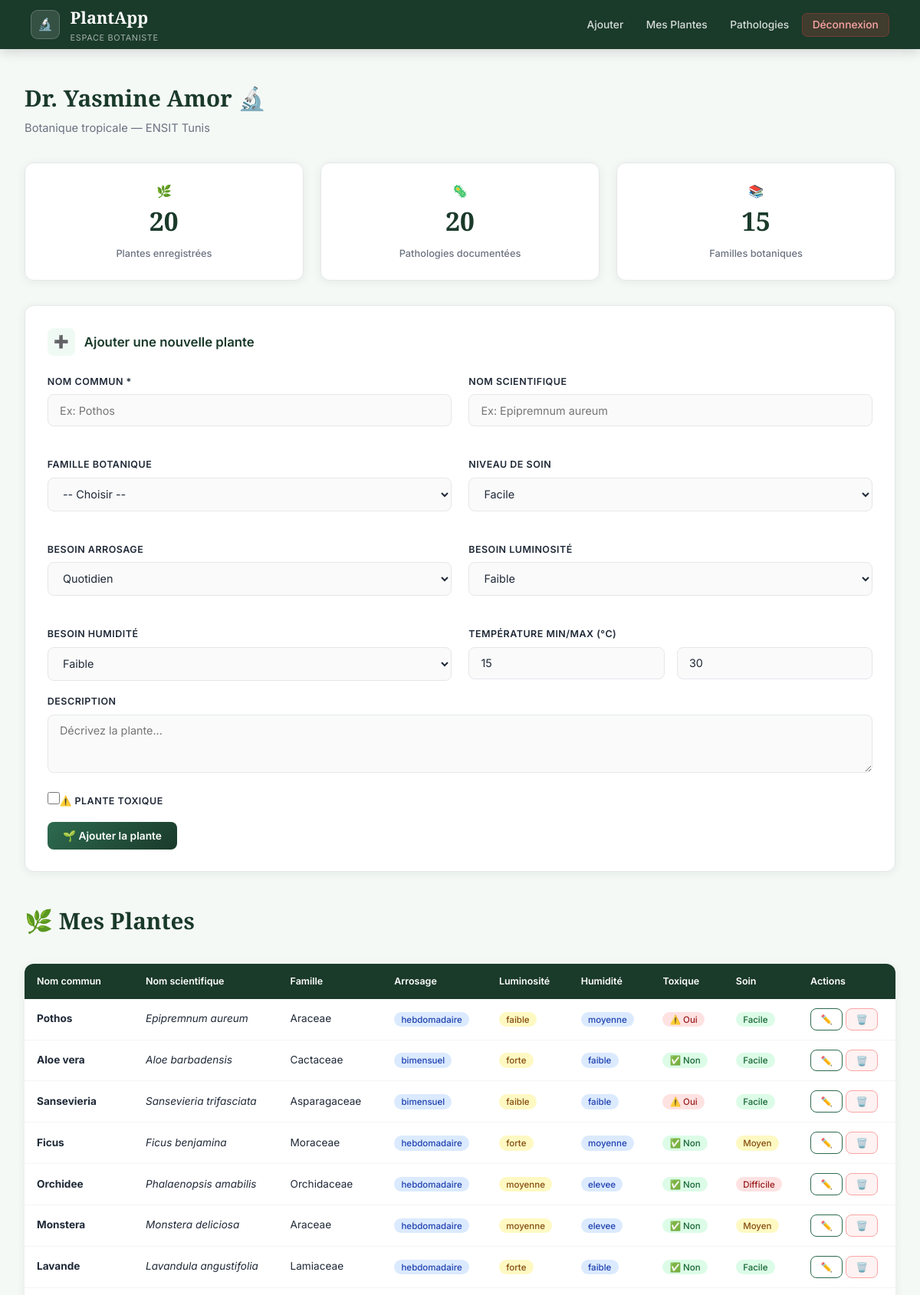
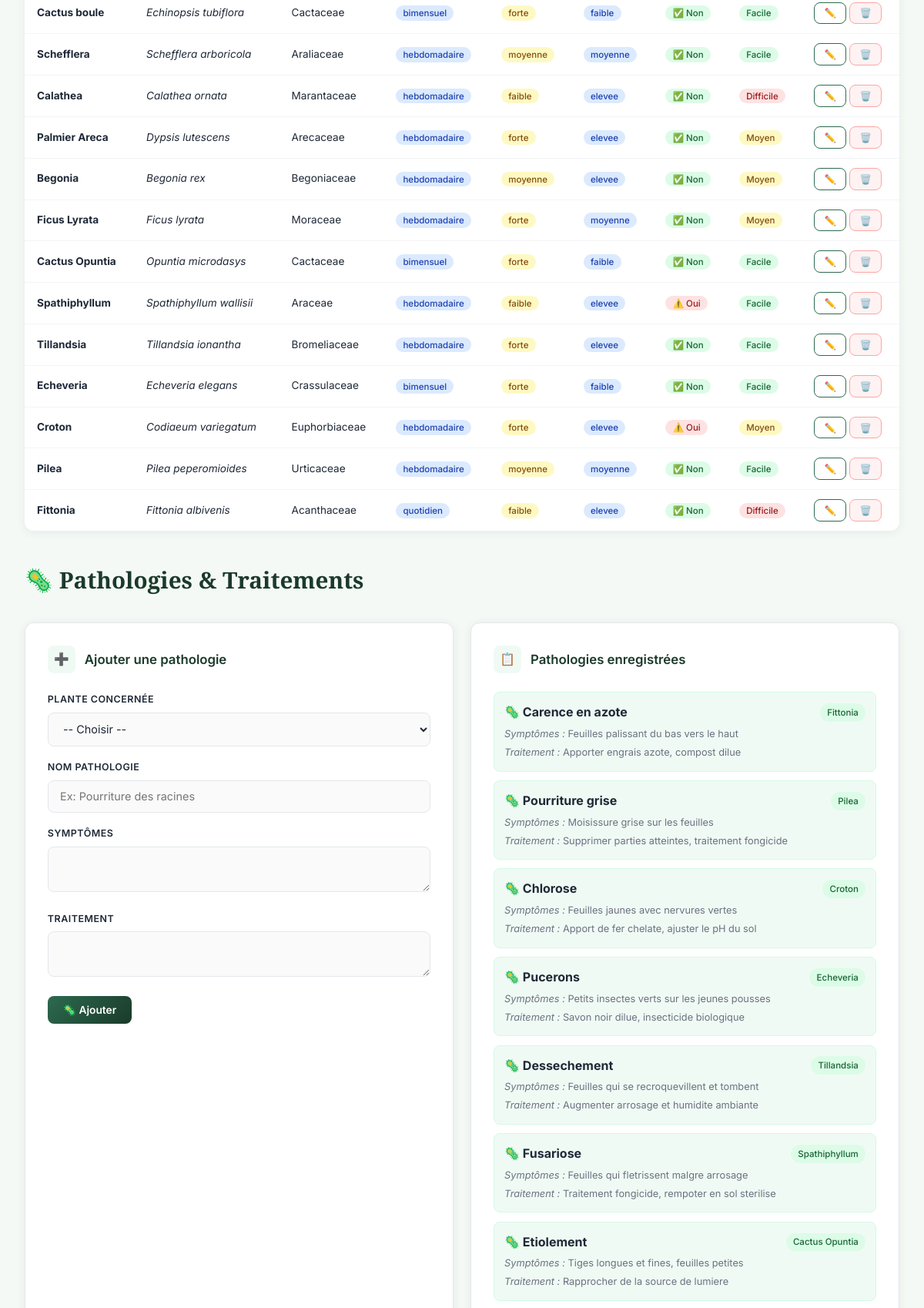
Screenshot of /botaniste.php (signed in, upper part) with the database file from the repository (2 pictures, top to bottom).
### tables this page shows
CREATE TABLE Botaniste (
    id_utilisateur INT PRIMARY KEY,
    specialite     VARCHAR(150),
    institution    VARCHAR(150),
    FOREIGN KEY (id_utilisateur) REFERENCES Utilisateur(id_utilisateur) ON DELETE CASCADE
);

CREATE TABLE Plante (
    id_plante         INT AUTO_INCREMENT PRIMARY KEY,
    nom_commun        VARCHAR(150) NOT NULL,
    nom_scientifique  VARCHAR(200),
    id_famille        INT,
    description       TEXT,
    toxicite          TINYINT(1) DEFAULT 0,
    niveau_soin       ENUM('facile','moyen','difficile') DEFAULT 'facile',
    besoin_arrosage   ENUM('quotidien','hebdomadaire','bimensuel') DEFAULT 'hebdomadaire',
    besoin_luminosite ENUM('faible','moyenne','forte') DEFAULT 'moyenne',
    besoin_humidite   ENUM('faible','moyenne','elevee') DEFAULT 'moyenne',
    temperature_min   DECIMAL(4,1) DEFAULT 15.0,
    temperature_max   DECIMAL(4,1) DEFAULT 30.0,
    image_url         VARCHAR(500),
    id_botaniste      INT,
    date_ajout        DATETIME DEFAULT CURRENT_TIMESTAMP,
    FOREIGN KEY (id_famille)   REFERENCES Famille(id_famille),
    FOREIGN KEY (id_botaniste) REFERENCES Botaniste(id_utilisateur)
);

CREATE TABLE Famille (
    id_famille  INT AUTO_INCREMENT PRIMARY KEY,
    nom_famille VARCHAR(100) NOT NULL,
    description TEXT
);

CREATE TABLE Pathologie (
    id_pathologie  INT AUTO_INCREMENT PRIMARY KEY,
    id_plante      INT NOT NULL,
    nom_pathologie VARCHAR(150) NOT NULL,
    symptomes      TEXT,
    traitement     TEXT,
    FOREIGN KEY (id_plante) REFERENCES Plante(id_plante) ON DELETE CASCADE
);

### botaniste.php (the view, shortened to what this page needs)
<?php
$conn = getConnection();
$uid  = $_SESSION['user_id'];
$r = $conn->prepare("SELECT u.*,b.specialite,b.institution FROM Utilisateur u LEFT JOIN Botaniste b ON b.id_utilisateur=u.id_utilisateur WHERE u.id_utilisateur=?");
$r->bind_param("i",$uid); $r->execute();
$profil = $r->get_result()->fetch_assoc();
$res_fam=$conn->query("SELECT * FROM Famille");
$familles=($res_fam!==false)?$res_fam->fetch_all(MYSQLI_ASSOC):[];
$res_pl=$conn->query("SELECT p.*,f.nom_famille FROM Plante p LEFT JOIN Famille f ON f.id_famille=p.id_famille ORDER BY p.date_ajout DESC");
$plantes=($res_pl!==false)?$res_pl->fetch_all(MYSQLI_ASSOC):[];
$res_pa=$conn->query("SELECT pa.*,pl.nom_commun FROM Pathologie pa JOIN Plante pl ON pl.id_plante=pa.id_plante ORDER BY pa.id_pathologie DESC");
$pathos=($res_pa!==false)?$res_pa->fetch_all(MYSQLI_ASSOC):[];
$res_st=$conn->query("SELECT COUNT(*) as total FROM Plante");
$stats=($res_st!==false)?$res_st->fetch_assoc():['total'=>0];
?>
<!DOCTYPE html>
<html lang="fr">
<head>
  <link rel="stylesheet" href="style.css">
</head>
<body>
<nav class="navbar">
  <a href="botaniste.php" class="navbar-brand">
    <div class="logo-icon">🔬</div>
    <div><h1>PlantApp</h1><span>Espace Botaniste</span></div>
  </a>
  <ul class="navbar-nav">
    <li><a href="#ajouter" class="active">Ajouter</a></li>
    <li><a href="#mes-plantes">Mes Plantes</a></li>
    <li><a href="#pathologies">Pathologies</a></li>
    <li><a href="logout.php" class="btn-logout">Déconnexion</a></li>
  </ul>
</nav>
<div class="main-container">
  <div class="page-header">
    <h2>Dr. <?= htmlspecialchars($_SESSION['nom']) ?> 🔬</h2>
    <p><?= htmlspecialchars($profil['specialite']??'') ?> — <?= htmlspecialchars($profil['institution']??'') ?></p>
  </div>
  <div class="grid-3" style="margin-bottom:2rem;">
    <div class="stat-card"><div class="stat-icon">🌿</div><div class="stat-value"><?= $stats['total'] ?></div><div class="stat-label">Plantes enregistrées</div></div>
    <div class="stat-card"><div class="stat-icon">🦠</div><div class="stat-value"><?= count($pathos) ?></div><div class="stat-label">Pathologies documentées</div></div>
    <div class="stat-card"><div class="stat-icon">📚</div><div class="stat-value"><?= count($familles) ?></div><div class="stat-label">Familles botaniques</div></div>
  </div>
  <section id="ajouter">
    <div class="card">
      <div class="card-header"><div class="card-icon">➕</div><h3 class="card-title">Ajouter une nouvelle plante</h3></div>
      <form method="POST">
        <div class="grid-2">
          <div class="form-group"><label>Nom commun *</label><input type="text" name="nom_commun" required placeholder="Ex: Pothos"></div>
          <div class="form-group"><label>Nom scientifique</label><input type="text" name="nom_scientifique" placeholder="Ex: Epipremnum aureum"></div>
          <div class="form-group"><label>Famille botanique</label>
            <select name="id_famille"><option value="">-- Choisir --</option>
            </select></div>
          <div class="form-group"><label>Niveau de soin</label>
            <select name="niveau_soin"><option value="facile">Facile</option><option value="moyen">Moyen</option><option value="difficile">Difficile</option></select></div>
          <div class="form-group"><label>Besoin arrosage</label>
            <select name="besoin_arrosage"><option value="quotidien">Quotidien</option><option value="hebdomadaire">Hebdomadaire</option><option value="bimensuel">Bimensuel</option></select></div>
          <div class="form-group"><label>Besoin luminosité</label>
            <select name="besoin_luminosite"><option value="faible">Faible</option><option value="moyenne">Moyenne</option><option value="forte">Forte</option></select></div>
          <div class="form-group"><label>Besoin humidité</label>
            <select name="besoin_humidite"><option value="faible">Faible</option><option value="moyenne">Moyenne</option><option value="elevee">Élevée</option></select></div>
          <div class="form-group"><label>Température min/max (°C)</label>
            <div style="display:flex;gap:1rem;">
              <input type="number" name="temperature_min" value="15" step="0.5" style="width:50%">
              <input type="number" name="temperature_max" value="30" step="0.5" style="width:50%">
            </div></div>
        </div>
        <div class="form-group"><label>Description</label><textarea name="description" rows="3" placeholder="Décrivez la plante..."></textarea></div>
        <div class="form-group checkbox-group"><label class="checkbox-label"><input type="checkbox" name="toxicite"><span>⚠️ Plante toxique</span></label></div>
        <button type="submit" name="add_plante" class="btn btn-primary">🌱 Ajouter la plante</button>
      </form>
    </div>
  </section>
  <section id="mes-plantes" style="margin-top:2.5rem;">
    <div class="page-header"><h2>🌿 Mes Plantes</h2></div>
    <?php if(empty($plantes)): ?>
      <div class="empty-state"><div class="empty-icon">🌱</div><p>Aucune plante enregistrée.</p></div>
    <?php else: ?>
    <div class="table-wrapper">
      <table class="data-table">
        <thead><tr><th>Nom commun</th><th>Nom scientifique</th><th>Famille</th><th>Arrosage</th><th>Luminosité</th><th>Humidité</th><th>Toxique</th><th>Soin</th><th>Actions</th></tr></thead>
        <tbody>
          <?php foreach($plantes as $p): ?>
          <tr>
            <td><strong><?= htmlspecialchars($p['nom_commun']) ?></strong></td>
            <td><em><?= htmlspecialchars($p['nom_scientifique']??'-') ?></em></td>
            <td><?= htmlspecialchars($p['nom_famille']??'-') ?></td>
            <td><span class="tag tag-blue"><?= $p['besoin_arrosage'] ?></span></td>
            <td><span class="tag tag-yellow"><?= $p['besoin_luminosite'] ?></span></td>
            <td><span class="tag tag-blue"><?= $p['besoin_humidite'] ?></span></td>
            <td><?= $p['toxicite']?'<span class="tag tag-red">⚠️ Oui</span>':'<span class="tag tag-green">✅ Non</span>' ?></td>
            <td><span class="tag tag-<?= $p['niveau_soin']==='facile'?'green':($p['niveau_soin']==='moyen'?'yellow':'red') ?>"><?= ucfirst($p['niveau_soin']) ?></span></td>
            <td>
              <button class="btn btn-sm btn-outline" onclick="openEditModal(<?= htmlspecialchars(json_encode($p)) ?>)">✏️</button>
              <form method="POST" style="display:inline;" onsubmit="return confirm('Supprimer ?')">
                <button type="submit" name="del_plante" class="btn btn-sm btn-danger">🗑️</button>
              </form>
            </td>
          </tr>
          <?php endforeach; ?>
        </tbody>
      </table>
    </div>
    <?php endif; ?>
  </section>
  <section id="pathologies" style="margin-top:2.5rem;">
    <div class="page-header"><h2>🦠 Pathologies & Traitements</h2></div>
    <div class="grid-2">
      <div class="card">
        <div class="card-header"><div class="card-icon">➕</div><h3 class="card-title">Ajouter une pathologie</h3></div>
        <form method="POST">
          <div class="form-group"><label>Plante concernée</label>
            <select name="id_plante_patho" required><option value="">-- Choisir --</option>
            </select></div>
          <div class="form-group"><label>Nom pathologie</label><input type="text" name="nom_pathologie" required placeholder="Ex: Pourriture des racines"></div>
          <div class="form-group"><label>Symptômes</label><textarea name="symptomes" rows="2"></textarea></div>
          <div class="form-group"><label>Traitement</label><textarea name="traitement" rows="2"></textarea></div>
          <button type="submit" name="add_patho" class="btn btn-primary">🦠 Ajouter</button>
        </form>
      </div>
      <div class="card">
        <div class="card-header"><div class="card-icon">📋</div><h3 class="card-title">Pathologies enregistrées</h3></div>
        <?php if(empty($pathos)): ?>
          <div class="empty-state"><p>Aucune pathologie.</p></div>
        <?php else: ?>
        <div class="patho-list">
          <?php foreach($pathos as $pa): ?>
          <div class="patho-item">
            <div class="patho-header"><strong>🦠 <?= htmlspecialchars($pa['nom_pathologie']) ?></strong><span class="tag tag-green"><?= htmlspecialchars($pa['nom_commun']) ?></span></div>
            <?php if($pa['symptomes']): ?><p><em>Symptômes :</em> <?= htmlspecialchars($pa['symptomes']) ?></p><?php endif; ?>
            <?php if($pa['traitement']): ?><p><em>Traitement :</em> <?= htmlspecialchars($pa['traitement']) ?></p><?php endif; ?>
          </div>
          <?php endforeach; ?>
        </div>
        <?php endif; ?>
      </div>
    </div>
  </section>
</div>
</body>
</html>

### rows the page displays
botaniste: specialite "Botanique tropicale", institution "ENSIT Tunis"
plante: nom_commun "Pothos", nom_scientifique "Epipremnum aureum", id_famille.nom_famille "Araceae", besoin_arrosage "hebdomadaire", besoin_luminosite "faible", besoin_humidite "moyenne", toxicite "⚠️ Oui", niveau_soin "Facile"
plante: nom_commun "Aloe vera", nom_scientifique "Aloe barbadensis", id_famille.nom_famille "Cactaceae", besoin_arrosage "bimensuel", besoin_luminosite "forte", besoin_humidite "faible", toxicite "✅ Non", niveau_soin "Facile"
plante: nom_commun "Sansevieria", nom_scientifique "Sansevieria trifasciata", id_famille.nom_famille "Asparagaceae", besoin_arrosage "bimensuel", besoin_luminosite "faible", besoin_humidite "faible", toxicite "⚠️ Oui", niveau_soin "Facile"
plante: nom_commun "Ficus", nom_scientifique "Ficus benjamina", id_famille.nom_famille "Moraceae", besoin_arrosage "hebdomadaire", besoin_luminosite "forte", besoin_humidite "moyenne", toxicite "✅ Non", niveau_soin "Moyen"
plante: nom_commun "Orchidee", nom_scientifique "Phalaenopsis amabilis", id_famille.nom_famille "Orchidaceae", besoin_arrosage "hebdomadaire", besoin_luminosite "moyenne", besoin_humidite "elevee", toxicite "✅ Non", niveau_soin "Difficile"
plante: nom_commun "Monstera", nom_scientifique "Monstera deliciosa", id_famille.nom_famille "Araceae", besoin_arrosage "hebdomadaire", besoin_luminosite "moyenne", besoin_humidite "elevee", toxicite "✅ Non", niveau_soin "Moyen"
plante: nom_commun "Lavande", nom_scientifique "Lavandula angustifolia", id_famille.nom_famille "Lamiaceae", besoin_arrosage "hebdomadaire", besoin_luminosite "forte", besoin_humidite "faible", toxicite "✅ Non", niveau_soin "Facile"
plante: nom_commun "Cactus boule", nom_scientifique "Echinopsis tubiflora", id_famille.nom_famille "Cactaceae", besoin_arrosage "bimensuel", besoin_luminosite "forte", besoin_humidite "faible", toxicite "✅ Non", niveau_soin "Facile"
plante: nom_commun "Schefflera", nom_scientifique "Schefflera arboricola", id_famille.nom_famille "Araliaceae", besoin_arrosage "hebdomadaire", besoin_luminosite "moyenne", besoin_humidite "moyenne", toxicite "✅ Non", niveau_soin "Facile"
plante: nom_commun "Calathea", nom_scientifique "Calathea ornata", id_famille.nom_famille "Marantaceae", besoin_arrosage "hebdomadaire", besoin_luminosite "faible", besoin_humidite "elevee", toxicite "✅ Non", niveau_soin "Difficile"
plante: nom_commun "Palmier Areca", nom_scientifique "Dypsis lutescens", id_famille.nom_famille "Arecaceae", besoin_arrosage "hebdomadaire", besoin_luminosite "forte", besoin_humidite "elevee", toxicite "✅ Non", niveau_soin "Moyen"
plante: nom_commun "Begonia", nom_scientifique "Begonia rex", id_famille.nom_famille "Begoniaceae", besoin_arrosage "hebdomadaire", besoin_luminosite "moyenne", besoin_humidite "elevee", toxicite "✅ Non", niveau_soin "Moyen"
plante: nom_commun "Ficus Lyrata", nom_scientifique "Ficus lyrata", id_famille.nom_famille "Moraceae", besoin_arrosage "hebdomadaire", besoin_luminosite "forte", besoin_humidite "moyenne", toxicite "✅ Non", niveau_soin "Moyen"
plante: nom_commun "Cactus Opuntia", nom_scientifique "Opuntia microdasys", id_famille.nom_famille "Cactaceae", besoin_arrosage "bimensuel", besoin_luminosite "forte", besoin_humidite "faible", toxicite "✅ Non", niveau_soin "Facile"
plante: nom_commun "Spathiphyllum", nom_scientifique "Spathiphyllum wallisii", id_famille.nom_famille "Araceae", besoin_arrosage "hebdomadaire", besoin_luminosite "faible", besoin_humidite "elevee", toxicite "⚠️ Oui", niveau_soin "Facile"
plante: nom_commun "Tillandsia", nom_scientifique "Tillandsia ionantha", id_famille.nom_famille "Bromeliaceae", besoin_arrosage "hebdomadaire", besoin_luminosite "forte", besoin_humidite "elevee", toxicite "✅ Non", niveau_soin "Facile"
plante: nom_commun "Echeveria", nom_scientifique "Echeveria elegans", id_famille.nom_famille "Crassulaceae", besoin_arrosage "bimensuel", besoin_luminosite "forte", besoin_humidite "faible", toxicite "✅ Non", niveau_soin "Facile"
plante: nom_commun "Croton", nom_scientifique "Codiaeum variegatum", id_famille.nom_famille "Euphorbiaceae", besoin_arrosage "hebdomadaire", besoin_luminosite "forte", besoin_humidite "elevee", toxicite "⚠️ Oui", niveau_soin "Moyen"
plante: nom_commun "Pilea", nom_scientifique "Pilea peperomioides", id_famille.nom_famille "Urticaceae", besoin_arrosage "hebdomadaire", besoin_luminosite "moyenne", besoin_humidite "moyenne", toxicite "✅ Non", niveau_soin "Facile"
plante: nom_commun "Fittonia", nom_scientifique "Fittonia albivenis", id_famille.nom_famille "Acanthaceae", besoin_arrosage "quotidien", besoin_luminosite "faible", besoin_humidite "elevee", toxicite "✅ Non", niveau_soin "Difficile"
pathologie: nom_pathologie "Carence en azote", id_plante.nom_commun "Fittonia", symptomes "Feuilles palissant du bas vers le haut", traitement "Apporter engrais azote, compost dilue"
pathologie: nom_pathologie "Pourriture grise", id_plante.nom_commun "Pilea", symptomes "Moisissure grise sur les feuilles", traitement "Supprimer parties atteintes, traitement fongicide"
pathologie: nom_pathologie "Chlorose", id_plante.nom_commun "Croton", symptomes "Feuilles jaunes avec nervures vertes", traitement "Apport de fer chelate, ajuster le pH du sol"
pathologie: nom_pathologie "Pucerons", id_plante.nom_commun "Echeveria", symptomes "Petits insectes verts sur les jeunes pousses", traitement "Savon noir dilue, insecticide biologique"
pathologie: nom_pathologie "Dessechement", id_plante.nom_commun "Tillandsia", symptomes "Feuilles qui se recroquevillent et tombent", traitement "Augmenter arrosage et humidite ambiante"
pathologie: nom_pathologie "Fusariose", id_plante.nom_commun "Spathiphyllum", symptomes "Feuilles qui fletrissent malgre arrosage", traitement "Traitement fongicide, rempoter en sol sterilise"
pathologie: nom_pathologie "Etiolement", id_plante.nom_commun "Cactus Opuntia", symptomes "Tiges longues et fines, feuilles petites", traitement "Rapprocher de la source de lumiere"

### other values shown
$_SESSION['nom'] "Yasmine Amor"
$stats['total'] "20"
count($pathos) "20"
count($familles) "15"
